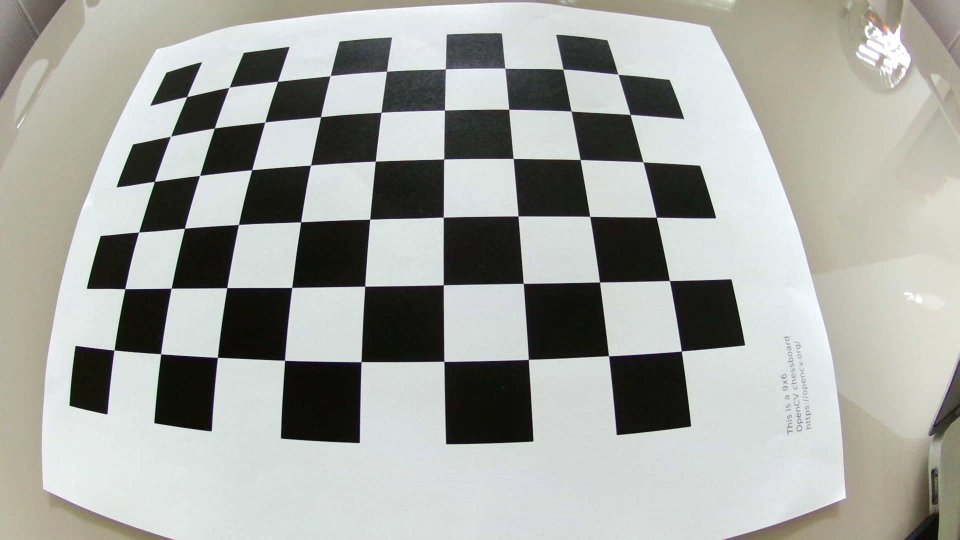
#> input picture OldContent/imageFunc/cImages/opencv_frame_0.jpg, 1920 x 1080 px, given in place of the camera (shown at 1/2 size)
$ python testLoop.py   (older library calls are emulated)
#> lines starting #> are read from the running program, lines starting #| are printed output that depends on the picture; after the words box and inside, x2 and y2 are one past the last pixel; in counts of white or black regions, pixels touching at a corner belong together
### Cam_dev.py
import cv2
import yaml
import numpy as np


class Cam_dev():

    port_list = []

    status = False


    # # 640*480
    # cameraMatrix = np.array([
    #                         [ 7.9641507015667764e+02, 0., 3.1577913194699374e+02],
    #                         [0.,7.9661307355876215e+02, 2.1453452136833957e+02],
    #                         [0., 0., 1. ]
    #                         ])

    # distCoeffs = np.array([
    #                     [ -1.1949335317713690e+00,
    #                     1.8078010700662486e+00,
    #                     4.9410258870084744e-03,
    #                     2.8036176641915598e-03,
    #                     -2.0575845684235938e+00]
    #                     ])

    # 800*600
    cameraMatrix = np.array([
                            [ 7.7147312644612566e+02, 0., 4.1076305384540058e+02],
                            [0.,7.7196085036305726e+02, 2.7072648925224809e+02],
                            [0., 0., 1. ]
                            ])

    distCoeffs = np.array([ -7.5184623537659290e-01,
                            9.0484565422186369e-01,
                            3.5328031670409693e-03,
                            -9.5538846153888600e-03,
                            -9.0276848603826498e-01 ])

    def __init__(self):

        self.scan()

        pass


    def open(self,dev_id,cap_w,cap_h):
        self.cap = cv2.VideoCapture(dev_id)

        if self.cap.isOpened():

            self.cap.set(cv2.CAP_PROP_FRAME_WIDTH, cap_w)
            self.cap.set(cv2.CAP_PROP_FRAME_HEIGHT, cap_h)
            self.status = True

        else:
            print("open fail")
        pass


    def scan(self):
        self.dev_list = []
        num = 0
        for i in range(10):
            try:
                temp_cap = cv2.VideoCapture(i)
                if temp_cap.isOpened():
                    self.dev_list.append(str(num))
                    num = num + 1
                    temp_cap.release()
            except:
                pass

        print("dev"+str(self.dev_list))
        return self.dev_list
        pass


    # [5 lines left out: function close, not called in this run]

    ''' img_type : 0  '''
    ''' img_type : 1  '''
    def get_img(self,img_type):
        if img_type==0:
            ret, img = self.cap.read()
        elif img_type==1:
            ret, img = self.cap.read()
            img = cv2.undistort(img, self.cameraMatrix, self.distCoeffs, None)
        return img

    pass

video = Cam_dev()

### OldContent/imageFunc/Old/undistort.py
#Every Function implemented


import cv2
import numpy as np
import os
import glob
DIM=(1920,1080)

K = np.load("cImages/K.npy", mmap_mode=None, allow_pickle=False, fix_imports=True, encoding='ASCII')
#> (reads OldContent/imageFunc/cImages/K.npy from the repository)
D = np.load("cImages/D.npy", mmap_mode=None, allow_pickle=False, fix_imports=True, encoding='ASCII')
#> (reads OldContent/imageFunc/cImages/D.npy from the repository)
#> in get_img, img is the input picture: shape (1080, 1920, 3); mean B, G, R 161, 166.2, 164.4
#> in recogn_main, `hsvImg = cv2.cvtColor(img1, cv2.COLOR_BGR2HSV)`: hsvImg: shape (1080, 1920, 3); mean H, S, V 62.6, 26.7, 168.3
map1, map2 = cv2.fisheye.initUndistortRectifyMap(K, D, np.eye(3), K, DIM, cv2.CV_16SC2)
def undistort(img,showImage):
    #img =cv2.imread(img_path)
#> called with showImage = False
    undistorted_img = cv2.remap(img, map1, map2, interpolation=cv2.INTER_LINEAR, borderMode=cv2.BORDER_CONSTANT)
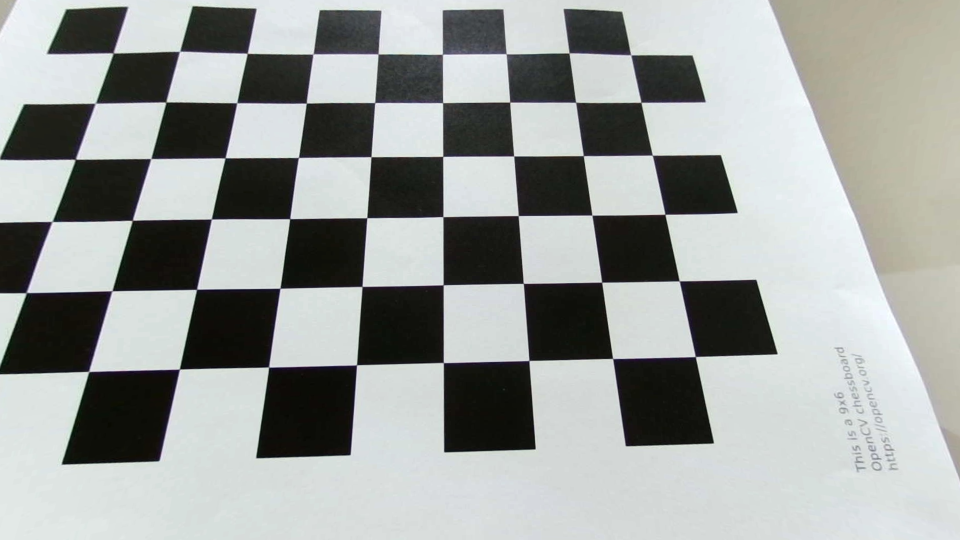
#> undistorted_img: shape (1080, 1920, 3) (shown at 1/2 size); mean B, G, R 157.2, 159.8, 156.3
    if(showImage==True):
        cv2.imshow("undistorted", undistorted_img)
        cv2.waitKey(0)
        cv2.destroyAllWindows()

    return undistorted_img;
    # Save the undistorted image
    cv2.imwrite(new_filename, undistorted_img)

### OldContent/imageFunc/testLoop.py
#Every Function implemented

import cv2
import numpy as np
import math
import undistort
from Cam_dev import *
from statistics import mean
import time


def correctHSV(hsvArray):
    #Returns tuple : (H,S,V) in correct format: 0-360degrees, 0-100%, 0-100%
    return round(hsvArray[0]*2.0), round(100.0*hsvArray[1]/255.0,1), round(100.0*hsvArray[2]/255.0,1)

def meanHSV(yPixelLocationsArr,xPixelLocationsArr, imgHSV):
    #imgHSV[yPixelLocation][xPixelLocation]= [H,S,V]
    avgH = mean([float(imgHSV[yPixelLocationsArr[indexPixel]][xPixelLocationsArr[indexPixel]][0]) for indexPixel in range(len(yPixelLocationsArr))])
    avgS = mean([float(imgHSV[yPixelLocationsArr[indexPixel]][xPixelLocationsArr[indexPixel]][1]) for indexPixel in range(len(yPixelLocationsArr))])
    avgV = mean([float(imgHSV[yPixelLocationsArr[indexPixel]][xPixelLocationsArr[indexPixel]][2]) for indexPixel in range(len(yPixelLocationsArr))])
    return [avgH,avgS,avgV]


def pixelsInContour(contours,img, emptyImg):
    objectLocations = []
    # For each list of contour points...
    for i in range(len(contours)):
        # Create a mask image that contains the contour filled in
        cimg = np.zeros_like(img)

        #cimg = np.full((1080, 1920), 0, dtype=np.int32)

        cv2.drawContours(cimg, contours, i, color=255, thickness=-1)
        #cv2.imshow("object{}".format(i+1),cimg)
        # Access the image pixels and create a 1D numpy array then add to list
        pts = np.where(cimg == 255)
        #cv2.drawContours(emptyImg, contours, i, color=0, thickness=-1)#reset
        objectLocations.append(pts)
    return objectLocations


def threshPic(undistortedImg):
    grayImg = cv2.cvtColor(undistortedImg, cv2.COLOR_BGR2GRAY)
    gs_img = cv2.GaussianBlur(grayImg, (5, 5), 0)
    threshA = cv2.threshold(gs_img, 0, 255, cv2.THRESH_BINARY | cv2.THRESH_OTSU)[1]
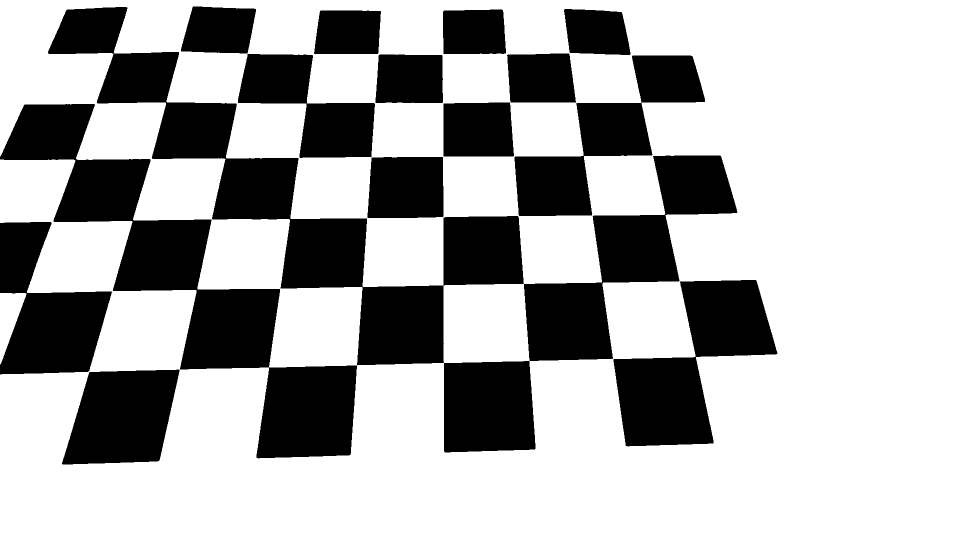
#> threshA: shape (1080, 1920) (shown at 1/2 size); 69.1% white; 15 black regions, largest, box (x1, y1, x2, y2) and area: (96, 14, 1475, 905) 221512, (0, 208, 714, 917) 118468, (1227, 560, 1555, 893) 53622
#> in recogn_main, `threshColor = cv2.cvtColor(threshGray,cv2.COLOR_GRAY2BGR)#Convert Gray..`: threshColor: shape (1080, 1920, 3); 30.9% white; 15 white regions
    return threshA;


def getDrawContour(imgThreshBGR,imgThreshGray):
    contours, hierarchy = cv2.findContours(image=imgThreshGray, mode=cv2.RETR_TREE, method=cv2.CHAIN_APPROX_SIMPLE)#Find contours
#> contours = 15 contours; largest, box (x1, y1, x2, y2) and area: (96, 14, 1475, 905) 218434, (0, 208, 714, 917) 116950, (1227, 560, 1555, 893) 52974, (1029, 111, 1410, 432) 42122, (0, 444, 224, 749) 38834
    dimensions = imgThreshBGR.shape#Find pixel dimensions
#> dimensions = (1080, 1920, 3)
    centerX =[]#x location of each object's center
    centerY = []#y location of each object's center
    for c in contours:
        x,y,w,h = cv2.boundingRect(c)#Get Width and Height of each object
        #Get Contour x/y end points
        # xs = [v[0][0] for v in c]
        # ys = [dimensions[0]-v[0][1] for v in c]
        # # plt.plot(xs,ys)
        # # plt.grid()
        # # plt.show()
        if(w*h<0.95*dimensions[0]*dimensions[1]and w*h>0.003*dimensions[0]*dimensions[1]):#Don't plot if too big or too small
            cv2.drawContours(imgThreshBGR, [c], -1, (0, 255, 0), 2)#Draw Contours in Green
            M = cv2.moments(c)
            if M["m00"] != 0:#Found Center, don't divide by 0
                print("FOUND")
                cX = int(M["m10"] / M["m00"])
                cY = int(M["m01"] / M["m00"])
                centerX.append(cX)
                centerY.append(cY)
                cv2.circle(imgThreshBGR, (cX, cY), 7, (0, 0, 255), -1)
                cv2.putText(imgThreshBGR, "center", (cX - 20, cY - 20),
                cv2.FONT_HERSHEY_SIMPLEX, 0.5, (0, 0, 255), 2)
            # draw the contour and center of the shape on the image
            print(imgThreshBGR[cY][cX])
#> this loop made 15 passes
#> (x, y, w, h, cX, cY) on passes 1 to 12: (124, 739, 235, 190, 244, 834), (1227, 560, 328, 333, 1382, 729), (0, 444, 224, 305, 91, 621), (735, 314, 152, 122, 812, 375), (0, 208, 714, 709, 386, 576), (887, 205, 141, 108, 955, 259), (1029, 111, 381, 321, 1207, 276), (751, 109, 135, 97, 819, 157), (476, 108, 274, 208, 618, 212), (1014, 107, 138, 98, 1081, 156), (628, 21, 134, 87, 695, 64), (886, 19, 126, 89, 947, 63)
#> (printed output is left out)
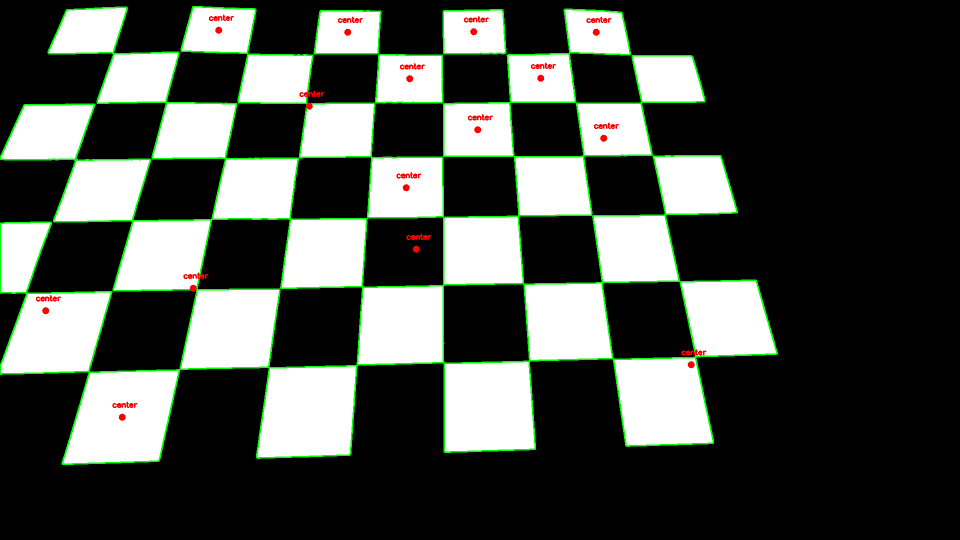
#> imgThreshBGR: shape (1080, 1920, 3) (shown at 1/2 size); mean B, G, R 73.3, 80.4, 74.2
#> after the loop, centerX = [244, 1382, 91, 812, 386, 955, 1207, 819, 618, 1081, 695, 947, 1192, 832, 437]; centerY = [834, 729, 621, 375, 576, 259, 276, 157, 212, 156, 64, 63, 64, 498, 60]
    return centerX,centerY, contours

def recogn_main():
    global time
    video.open(1,1920,1080)
    img1 = video.get_img(0)
    simpleImage = cv2.cvtColor(img1, cv2.COLOR_BGR2GRAY)
    hsvImg = cv2.cvtColor(img1, cv2.COLOR_BGR2HSV)
    emptyImg = np.zeros_like(img1)

    #print(len(hsvImg[5]))
    count = 0;
    times = [0.0,0.0,0.0,0.0,0.0,0.0,0.0,0.0]
    while True:
        count +=1;

        start_time = time.time()
        img=video.get_img(0)
        times[0]+=time.time()-start_time;

        start_time = time.time()
        undistortedImg = undistort.undistort(img, showImage=False)
        times[1]+=time.time()-start_time;

        start_time = time.time()
        thresholdPic = threshPic(undistortedImg)
        threshGray = cv2.bitwise_not(thresholdPic)#Invert Image -> White background, black objects
        threshColor = cv2.cvtColor(threshGray,cv2.COLOR_GRAY2BGR)#Convert Gray image to BGR to have Markings in color
        times[2]+=time.time()-start_time;

        start_time = time.time()
        centerX,centerY, contours = getDrawContour(imgThreshBGR=threshColor,imgThreshGray=threshGray)
        times[3]+=time.time()-start_time;

        start_time = time.time()
        objectLocations = pixelsInContour(contours,simpleImage,emptyImg)
#> the loop in pixelsInContour, `for i in range(len(contours)):` made 15 passes
#> pts on passes 1 to 12: 34400 positions, rows 739 to 928, columns 124 to 358, 53622 positions, rows 560 to 892, columns 1227 to 1554, 39385 positions, rows 444 to 748, columns 0 to 223, 17897 positions, rows 314 to 435, columns 735 to 886, 118468 positions, rows 208 to 916, columns 0 to 713, 14678 positions, rows 205 to 312, columns 887 to 1027, 42834 positions, rows 111 to 431, columns 1029 to 1409, 12598 positions, rows 109 to 205, columns 751 to 885, 28336 positions, rows 108 to 315, columns 476 to 749, 12388 positions, rows 107 to 204, columns 1014 to 1151, 10877 positions, rows 21 to 107, columns 628 to 761, 10773 positions, rows 19 to 107, columns 886 to 1011
#> after the loop in pixelsInContour, `for i in range(len(contours)):`:
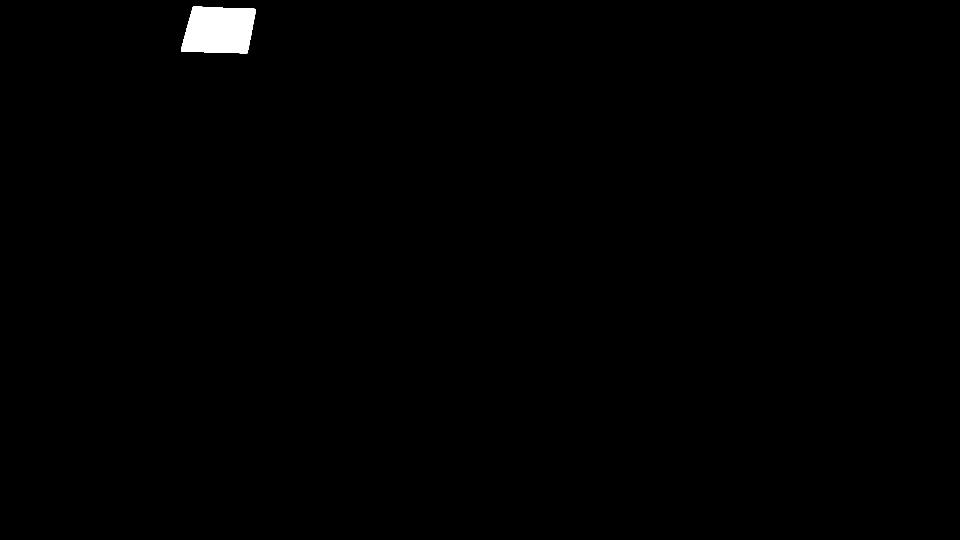
#> cimg: shape (1080, 1920) (shown at 1/2 size); 0.57% white; 1 white region, box (x1, y1, x2, y2) and area: (362, 13, 512, 107) 11816
#> after the loop in pixelsInContour, `for i in range(len(contours)):`: objectLocations = 15 items
#> objectLocations = 15 items
        times[4]+=time.time()-start_time;

        start_time = time.time()
        cv2.imshow('thresh', threshColor)
        times[5]+=time.time()-start_time;

        start_time = time.time()
        cv2.imshow('src_img', img)
        times[6]+=time.time()-start_time;


        start_time = time.time()
        k = cv2.waitKey(1)
#> (key Esc is pressed here)
        if k%256 == 27:
            # ESC pressed
            print("Escape hit, closing...")
            break
        cv2.waitKey(3)
        times[7]+=time.time()-start_time;


        if(count >= 100):
            break
    for time in times:
        print("="*80)
        print(time)

if __name__ == "__main__":
    recogn_main()
    pass
